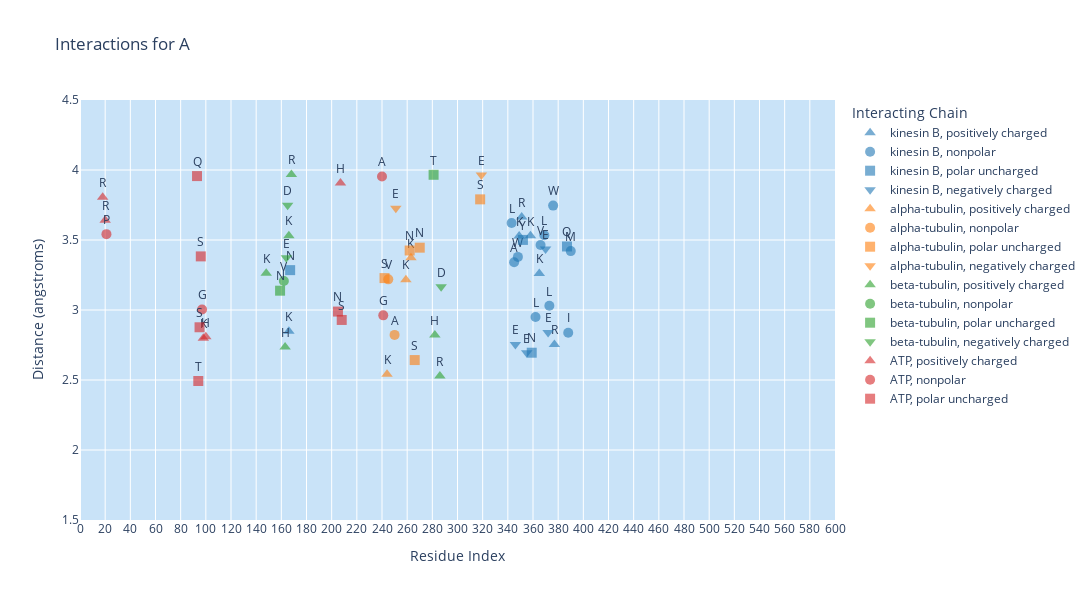
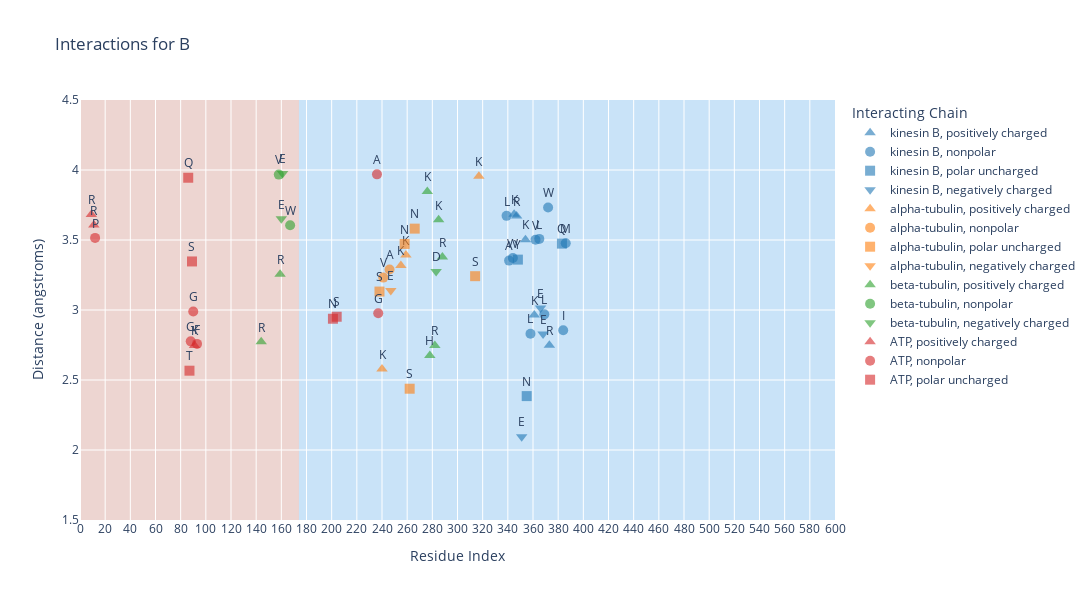
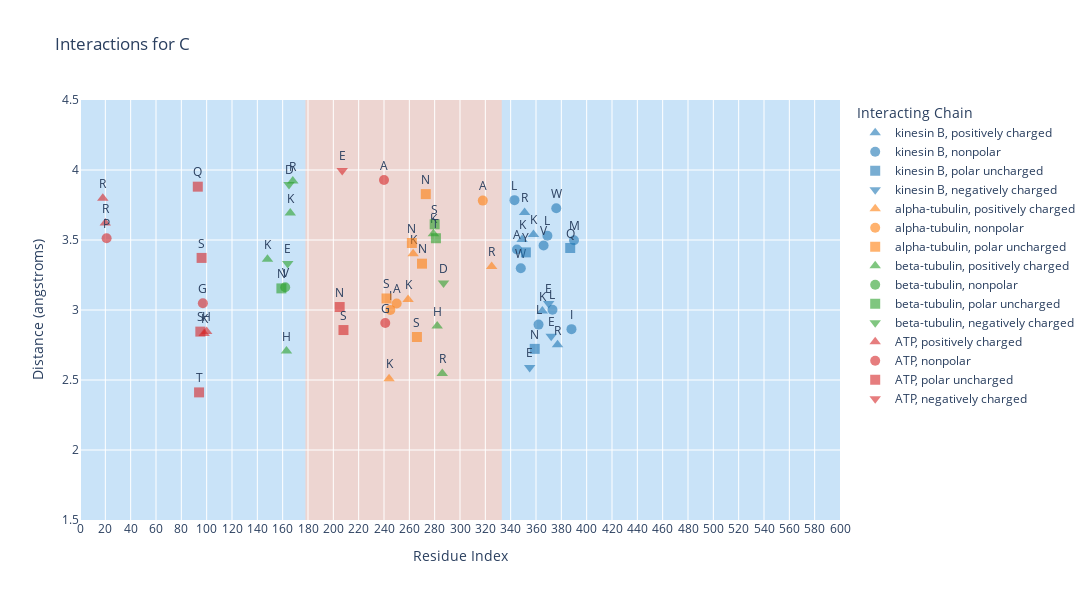
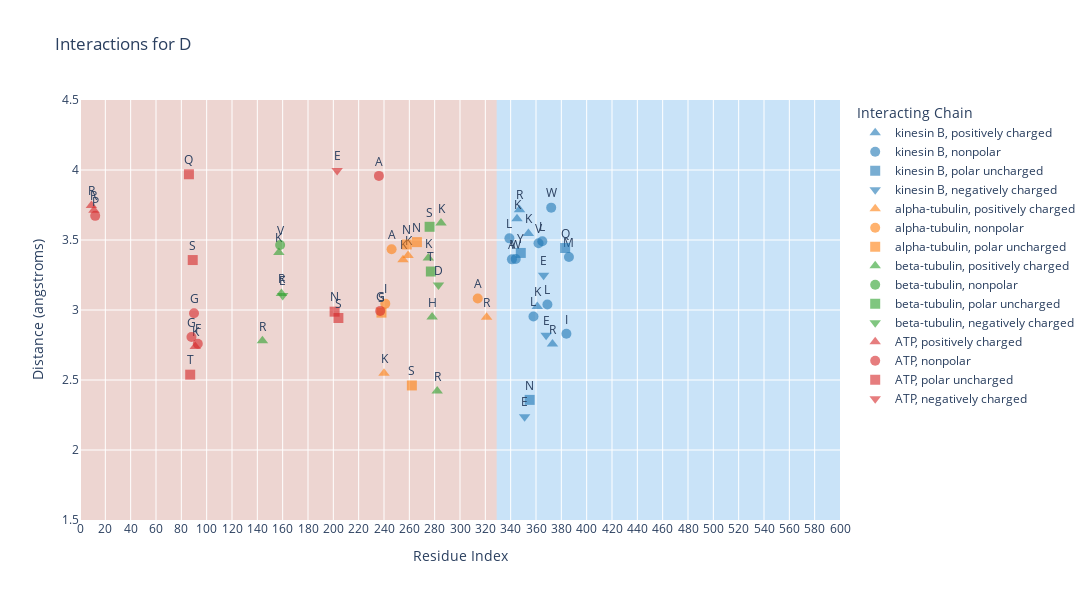

The cell these charts' notebook holds for them, in order:
### Code cell
# Define the path to the CSV file
csv_file_path = "../../data/3d_predictions/chimeras_5seeds/average_interactions_chimeras.csv"

# Process the DataFrame
df_processed = process_dataframe(csv_file_path)

# Define the threshold value for distance filtering
distance_threshold = 4
# Create and display the plots with specified x-axis range, interacting chains, and files to plot
xaxis_range = [0, 600]  # Example x-axis range
yaxis_range = [1.5, distance_threshold + 0.5]
interacting_chains = ['ATP', 'beta-tubulin', 'alpha-tubulin', 'kinesin B']  # Example interacting chains to display

files_to_plot = None #['A', 'H']  # Example files to plot

plots = create_plots(df_processed, distance_threshold, xaxis_range=xaxis_range, yaxis_range=yaxis_range, interacting_chains=interacting_chains[:4], files_to_plot=files_to_plot, chimeras=True)
